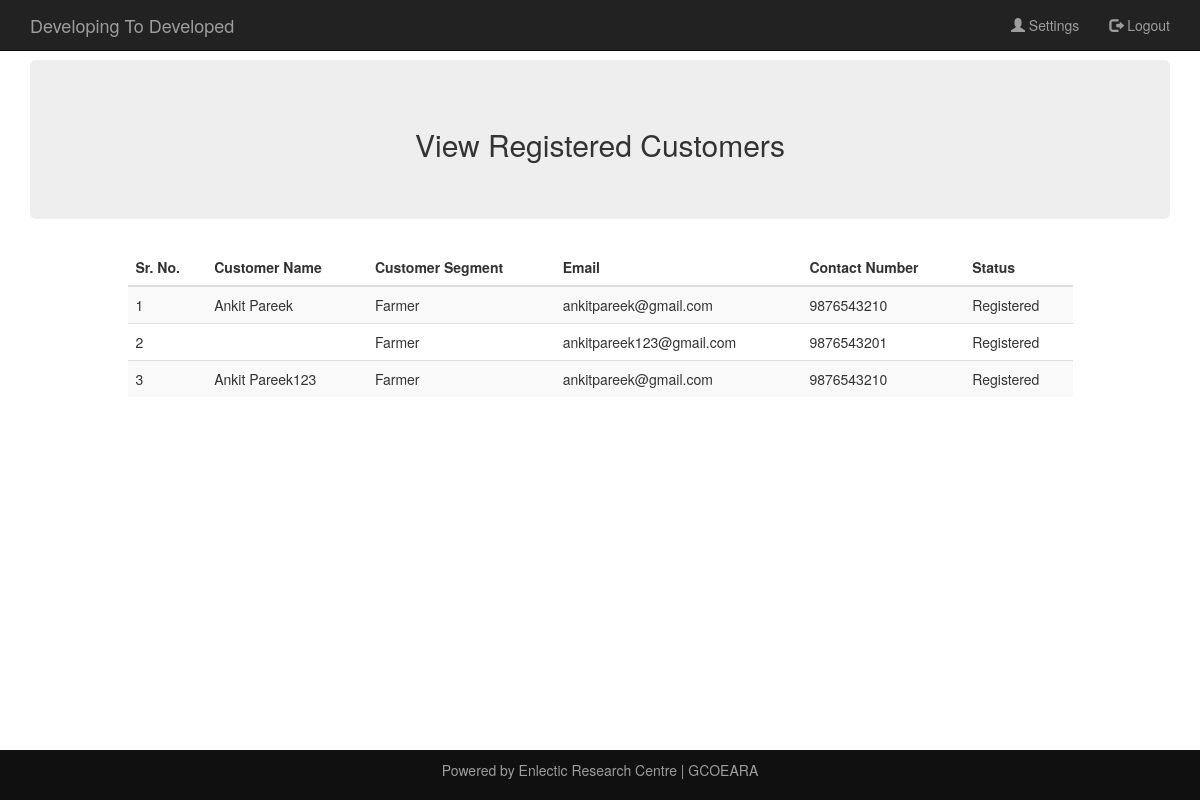
The page /d2d/php/viewRegCustomer.php (signed in) on the database its author committed.
### tables this page shows
CREATE TABLE `customer` (
  `srno` int NOT NULL,
  `name` varchar(255) NOT NULL,
  `dob` date NOT NULL,
  `income` int NOT NULL,
  `religion` varchar(255) NOT NULL,
  `category` enum('OPEN','OBC','SC','ST','NT','VJ') NOT NULL,
  `customerSegment` enum('Farmer','seniorCitizen') NOT NULL,
  `gender` enum('Male','Female','Other') NOT NULL,
  `district` varchar(255) NOT NULL,
  `email` varchar(255) NOT NULL,
  `contact` bigint NOT NULL,
  `status` enum('Registered','Applied') NOT NULL DEFAULT 'Registered'
);

### d2d/php/viewRegCustomer.php (the view, shortened to what this page needs)
<?php
require"../includes/common.php";
?>
<!DOCTYPE HTML>
<html>
		<head>
		<link rel="stylesheet" type="text/css" href="../css/index.css">
        <link rel="stylesheet" href="https://maxcdn.bootstrapcdn.com/bootstrap/3.3.7/css/bootstrap.min.css" >
	</head>
<body>
	<?php include "../includes/header.php";?>
	<br/><br/><br/>
	<div class="container">
 	<?php
 $sq="select * from customer order by srno DESC ";
 $sqr=mysqli_query($con,$sq);
 $count=0;
 ?>
    <div class="jumbotron">
		<center><h2>View Registered Customers</h2></center>
	</div>
 <?php
 if(!mysqli_num_rows($sqr))
 {
?>
<div class="alert alert-warning">
	No Entries Yet!!!.
</div>
<?php }else{ ?>
	<div class="row">
		<div class="container col-xs-10 col-xs-offset-1">
			<table class="table table-striped">
				<thead>
					<tr>
						<th>Sr. No.</th>
						<th>Customer Name</th>
						<th>Customer Segment</th>
						<th>Email</th>
						<th>Contact Number</th>
						<th>Status</th>
					</tr>
				</thead>
				<tbody>
<?php while($row=mysqli_fetch_array($sqr)) { ?>
					<tr>
						<td><?php $count=$count+1; echo$count; ?></td>
						<td><?php echo$row['name'];?></td>
						<td><?php if($row['customerSegment']=="Farmer") { echo "Farmer"; } else if($row['customerSegment']=="seniorCitizen") { echo "Senior Citizen"; }?></td>
						<td><?php echo $row['email'];?></td>
						<td><?php echo $row['contact'];?></td>
						<td><?php echo $row['status'] ?></td>
					</tr>
<?php }?>
				</tbody>
			</table>
			</div>
		</div>
	<?php }?>
	</div>
				<?php include "../includes/footer.php"; ?>
</body>
</html>

### d2d/includes/header.php (shortened to what this page needs)
 <div class="navbar navbar-inverse navbar-fixed-top">
    <div class="container">
        <div class="navbar-header">
            <a class="navbar-brand" href="index.php">Developing To Developed</a>
        </div>
        <div class="collapse navbar-collapse" id="myNavbar">
            <ul class="nav navbar-nav navbar-right">
                <?php
                if (isset($_SESSION['email'])) {
                    ?>
                    <li><a href = "../php/settings.php"><span class = "glyphicon glyphicon-user"></span> Settings</a></li>
                    <li><a href = "../php/logout.php"><span class = "glyphicon glyphicon-log-out"></span> Logout</a></li>
                    <?php
                }
                    ?>
            </ul>
        </div>
    </div>
</div>

### d2d/includes/footer.php
<footer class="navbar-fixed-bottom">
<div class="container footer">
<center>
<p>Powered by Enlectic Research Centre | GCOEARA</p>
</center>
</div>
</footer>

### d2d/css/index.css (style rules this page uses)
footer { padding:10px 0; position: relative; background-color:#101010; color:#9d9d9d; bottom:0; width:100%; font-weight: 300; }

### rows shown on the page
customer: name "Ankit Pareek", customerSegment "Farmer", email "ankitpareek@gmail.com", contact "9876543210", status "Registered"
customer: customerSegment "Farmer", email "ankitpareek123@gmail.com", contact "9876543201", status "Registered"
customer: name "Ankit Pareek123", customerSegment "Farmer", email "ankitpareek@gmail.com", contact "9876543210", status "Registered"
